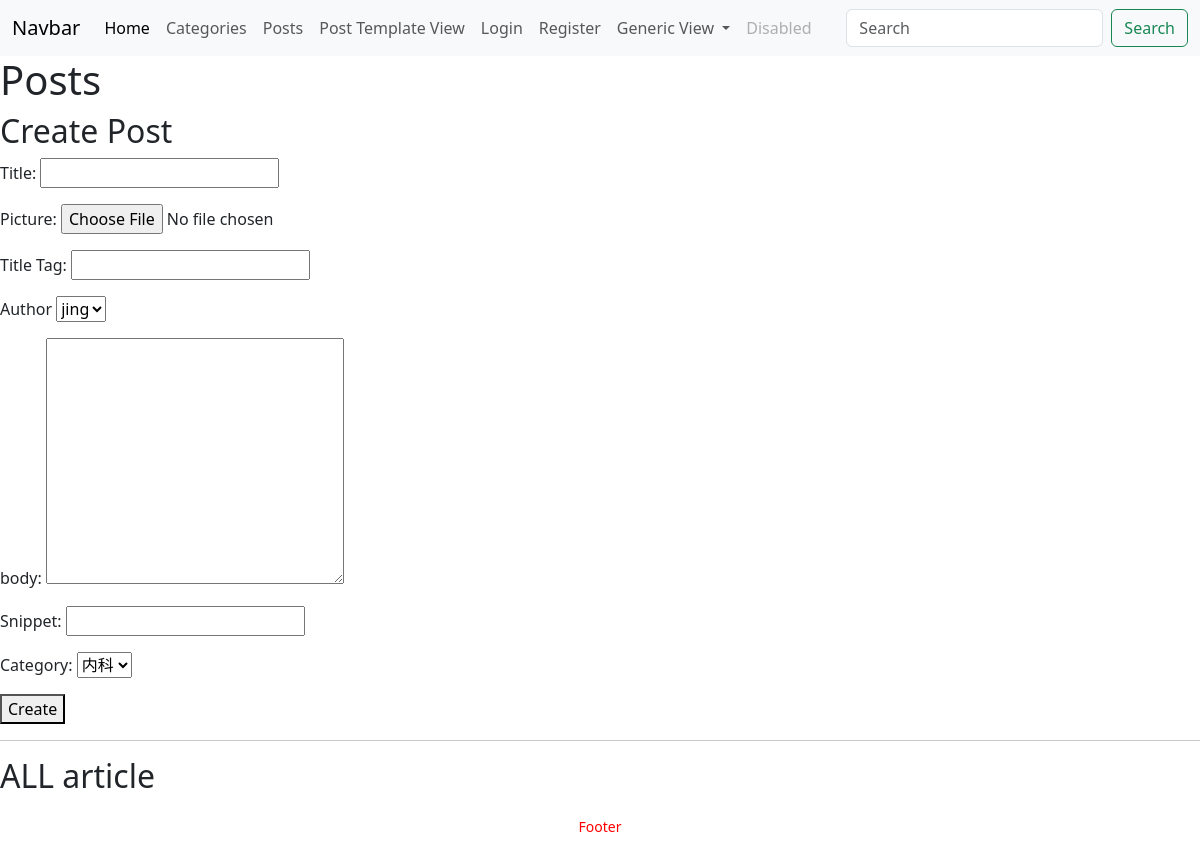
The app's page /posts/, older data.
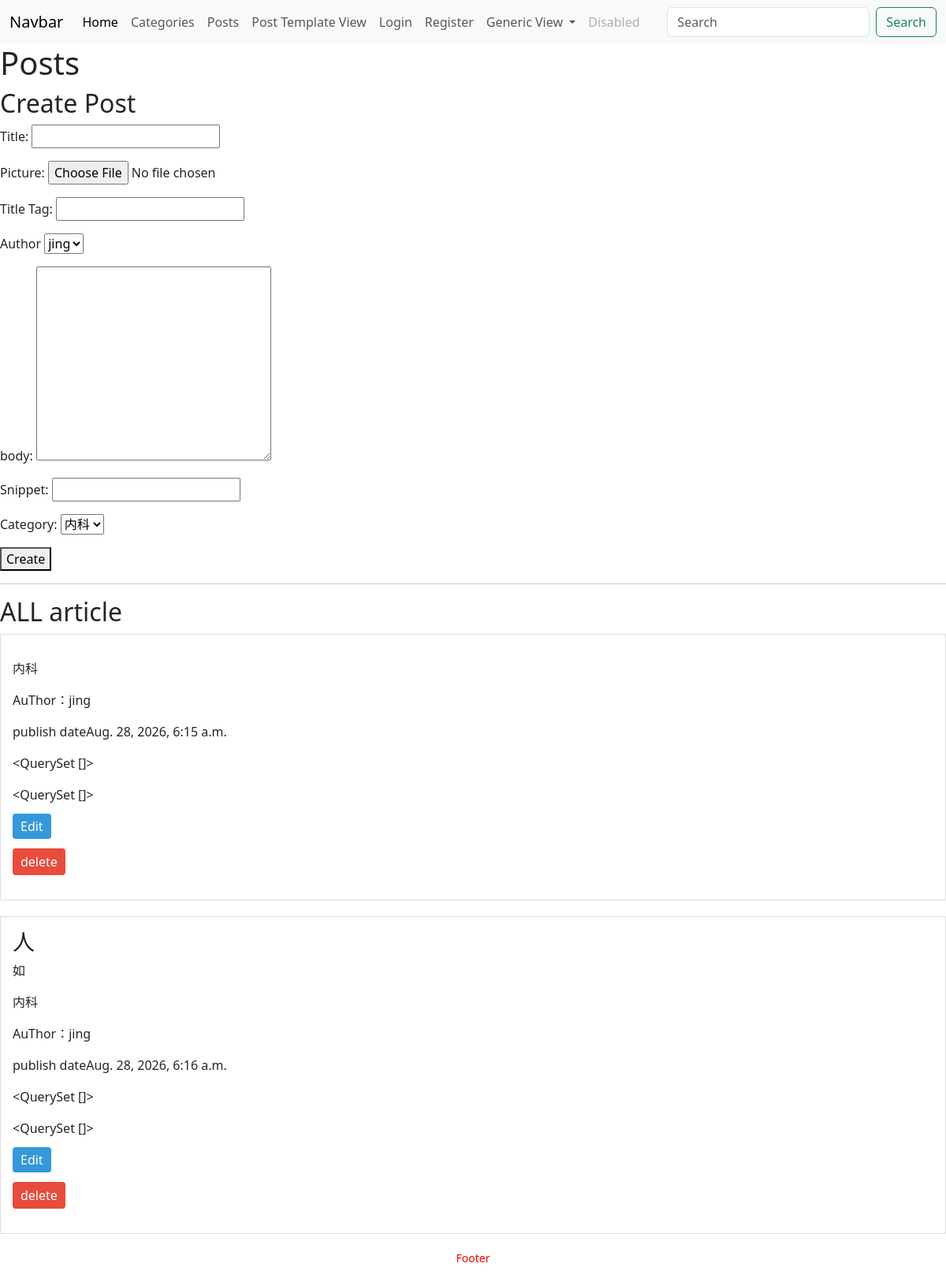
The same page, newer data.
### blog/models.py (models this page shows, shortened)
class Post(models.Model):
    title = models.CharField(max_length=200)
    header_image = models.ImageField(upload_to='images/', blank=True, null=True)
    title_tag = models.CharField(max_length=200)
    author = models.ForeignKey(User, on_delete=models.CASCADE)
    body = RichTextField()
    post_date = models.DateTimeField(auto_now_add=True)
    snippet = models.CharField(max_length=100)
    category = models.ForeignKey(Category, on_delete=models.CASCADE)
    likes = models.ManyToManyField(User, related_name='likes', blank=True)

class Category(models.Model):
    name = models.CharField(max_length=100)

### blog/views.py (the view)
# urls.py: path("posts/", posts, name="posts"),
def posts(request):
    posts = Post.objects.all()  # 从数据库查出所有文章 # post.objects.all() = SELECT * FROM post
    users = User.objects.all()  # 从数据库查出所有用户 # User.objects.all() = SELECT * FROM user
    categories = Category.objects.all()  # 从数据库查出所有分类 # Category.objects.all() = SELECT * FROM category
    return render(request,
                  'blog/posts.html',  # 渲染posts.html页面
                  {
                      'posts': posts,
                      'users': users,
                      'categories': categories
                  })

### templates/blog/posts.html (shortened to what this page needs)
{% extends 'blog/Base.html' %}
{% block content %}
    <h1>Posts</h1>
    <h2>Create Post</h2>
    <form action="{% url 'post_create' %}"
          method="post"
          enctype="multipart/form-data">
        <p> Title: <input type="text" name="title"></p>
        <p> Picture: <input type="file" name="header_image"></p>
        <p> Title Tag: <input type="text" name="title_tag"></p>
        <p>Author
           <select name="author">
               {% for user in users %}
               <option value="{{ user.id }}">
               {{ user.username }}
               </option>
               {% endfor %}
           </select>
        </p>
    <p>body: <textarea name="body" rows="10" cols="30">
    </textarea></p>
    <p>Snippet: <input type="text" name="snippet"></p>
    <p>Category: <select name="category">
        {% for category in categories %}
          <option value="{{ category.id }}">
               {{ category.name }}
               </option>
               {% endfor %}
           </select>
        </p>
        <button type="submit">Create</button>
    </form>
    <hr>
<h2>ALL article</h2>
    {% for post in posts %}
         <div style="border: 1px solid #ddd; padding: 15px; margin-bottom: 20px;">
         <h3>{{ post.title }}</h3>
         <p>{{ post.body }}</p>
        <p>{{ post.category.name }}</p>
        <p>AuThor：{{ post.author.username }}</p>
        <p>publish date{{ post.post_date }}</p>
        <p>{{ post.comment_set.all }}</p>
        <p>{{ post.likes.all }}</p>
        <p>
            <a href="{% url 'post_update' post.id %}"
               style="background: #3498db; color: white; padding: 5px 10px;
                      text-decoration: none; border-radius: 4px;">
                Edit
            </a>
            <form action="{% url 'post_delete' %}"
                  method="post"
                  style="display: inline;">
                <button type="submit"
                        style="background: #e74c3c; color: white; padding: 5px 10px;
                               border: none; border-radius: 4px; cursor: pointer;">
                    delete
                </button>
            </form>
        </p>
    </div>
    {% endfor %}
{% endblock %}

Row changes from the older to the newer data that the page shows:
added Post: category.name "内科", author.username "jing", post_date "Aug. 28, 2026, 6:15 a.m.", comment_set.all "<QuerySet []>", likes.all "<QuerySet []>"
added Post: title "人", body "如", category.name "内科", author.username "jing", post_date "Aug. 28, 2026, 6:16 a.m.", comment_set.all "<QuerySet []>", likes.all "<QuerySet []>"
